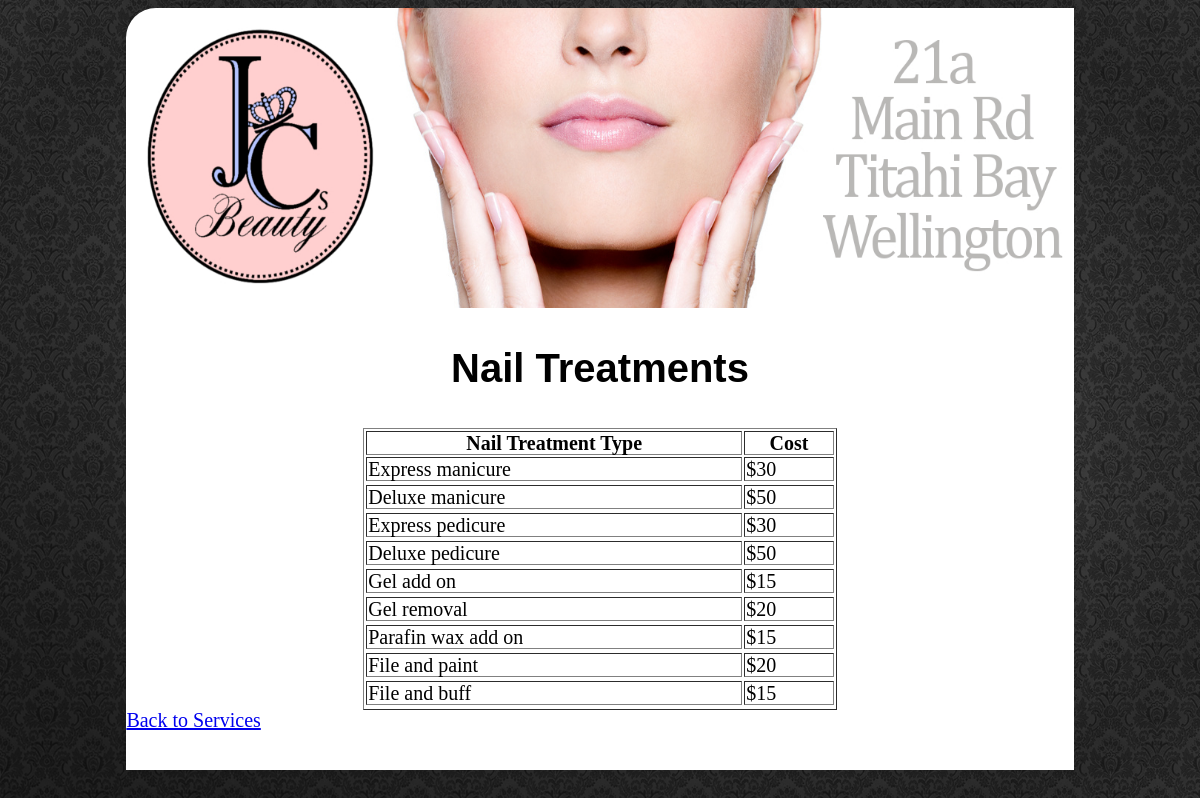
Page /Nails.php (signed in) on the committed database.
### tables this page shows
CREATE TABLE IF NOT EXISTS `tblnails` (
  `id` int(11) NOT NULL,
  `service` varchar(500) NOT NULL,
  `price` varchar(100) NOT NULL
);

### Nails.php (the view, shortened to what this page needs)
<?php
 include_once("DatabaseLogin.php");
?>
<!DOCTYPE html>
<html>
<head>
<link rel="stylesheet" type="text/css" href="Css.css">
</head>
<body>
	<div id="Main">
		<div id="Header">
			<img src="Header2.jpg" alt="Header_Image" style="width:100%;height:300px">
		</div>
	<div id="Content">
	<h1>Nail Treatments</h1>
<div id="info">
<?php
		echo "<table border='1' align='center' width='50%'>";
		echo "<tr>".
				"<th>Nail Treatment Type</th><th>Cost</th>".
			  "</tr>";
	  	$result = mysqli_query($con,"SELECT * FROM tblnails");
		while ($row=mysqli_fetch_row($result))
		{
		  	echo "<tr>".
		  	 	  	 "<td> ".$row[1] . "</td>".
		  	 	     "<td> " .$row[2]. "</td>".
		  	     "<tr>";
		  }
		   echo "</table>";
 	?>
<a href="Services.php">Back to Services</a>
</div>
</div>
</div>
</body>
</html>

### Css.css (style rules this page uses)
h1 { text-align:center; }
#Content { background: white; margin-left:10%; margin-right:10%; line-height:20px; padding-bottom:40px; margin-top:0px; overflow: auto }
#Header img { border-radius: 30px 0px 0px 0px; margin-top:0px; margin-bottom:0px; }
#Header { height:300px; margin-right:10%; margin-left:10%; margin-top:0px; margin-bottom:0px; }
h1 { text-align: center; font-family: Tahoma, Arial, sans-serif; color:black; margin: 50px 0; }

### rows in the picture
tblnails: service "Express manicure", price "$30"
tblnails: service "Deluxe manicure", price "$50"
tblnails: service "Express pedicure", price "$30"
tblnails: service "Deluxe pedicure", price "$50"
tblnails: service "Gel add on", price "$15"
tblnails: service "Gel removal", price "$20"
tblnails: service "Parafin wax add on", price "$15"
tblnails: service "File and paint", price "$20"
tblnails: service "File and buff", price "$15"
